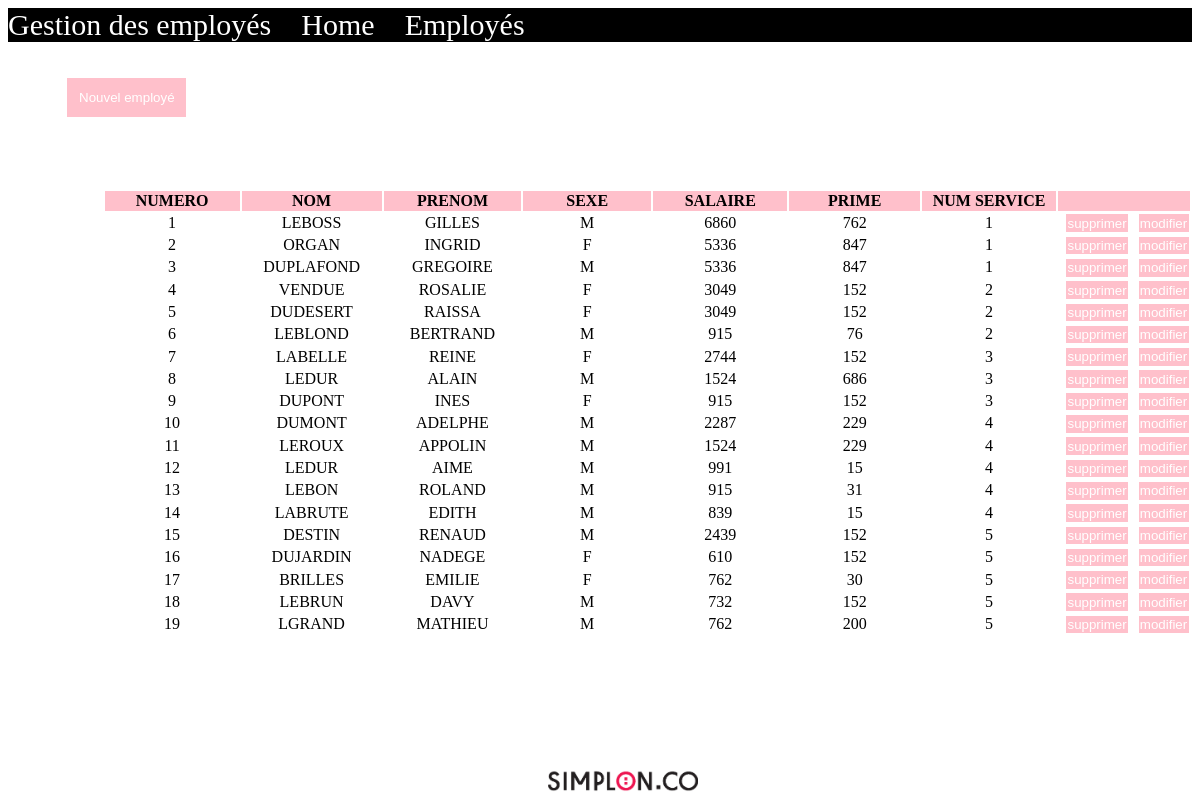
Page /employes.php on the committed database.
### tables this page shows
CREATE TABLE `employes` (
  `EMPNO` int(11) NOT NULL,
  `EMPNOM` varchar(30) NOT NULL,
  `EMPPREN` varchar(30) NOT NULL,
  `EMPSEXE` varchar(1) NOT NULL,
  `EMPSALAIRE` int(11) NOT NULL,
  `EMPPRIME` int(11) NOT NULL,
  `SRVNO` int(11) NOT NULL
);

### employes.php (the view, shortened to what this page needs)
<!DOCTYPE html>
<html lang="en">
<head>
</head>
<header>
    Gestion des employés
    &nbsp;&nbsp;&nbsp;<a href="index.php">Home</a>
    &nbsp;&nbsp;&nbsp;<a href="employes.php">Employés</a>
</header>
<body>
<br><br>
<a href="createmploye.php"><button id="valid">Nouvel employé</button></a>
<br><br><br><br><br>
        <table class="displaytable">
            <thead>
                <tr>
                    <th>NUMERO</th>
                    <th>NOM</th>
                    <th>PRENOM</th>
                    <th>SEXE</th>
                    <th>SALAIRE</th>
                    <th>PRIME</th>
                    <th>NUM SERVICE</th>
                    <th></th>
                </tr>
            </thead>
            <tbody>
                <?php
                include "connexion.php";
                $reponse = $BDD->query('SELECT EMPNO, EMPNOM, EMPPREN, EMPSEXE, EMPSALAIRE, EMPPRIME, SRVNO FROM employes');
                while ($donnees = $reponse->fetch()){
                ?>
                <tr>
                <td><?php echo $donnees['EMPNO']?></td>
                <td><?php echo $donnees['EMPNOM']?></td>
                <td><?php echo $donnees['EMPPREN']?></td>
                <td><?php echo $donnees['EMPSEXE']?></td>
                <td><?php echo $donnees['EMPSALAIRE']?></td>
                <td><?php echo $donnees['EMPPRIME']?></td>
                <td><?php echo $donnees['SRVNO']?></td>
                <td><a href='table_delete.php?EMPNO=<?= $donnees["EMPNO"] ?>'><input type='submit' id='valid' value='supprimer'></a>
                <a href='table_modif.php?EMPNO=<?= $donnees["EMPNO"] ?>'><input type='submit' id='valid'value='modifier'></a></td>
                </tr>
                <?php }   ?>
            </tbody>
        </table>
</body>
<footer>
<img id="logo" src="simplonlogo.png" alt="logo simplon">
</footer>
</html>

### connexion.php (shortened to what this page needs)
<!DOCTYPE html>
<html lang="en">
<head>
</head>
<body>
</body>
</html>

### employes.php (style rules this page uses)
header { background-color: black; color: white; font-size: 30px; }
a { color: white; text-decoration: none; }
#logo { width:150px; length:100px; }
#valid { padding:1%; margin-left:5%; color:white; background-color:pink; border:none; }
.displaytable { margin-left:8%; text-align:center; }
.displaytable th { background-color:pink; width:150px; }
footer { position: absolute; bottom:0; min-height:0%; margin-left:45%; }

### rows in the picture
employes: EMPNO "1", EMPNOM "LEBOSS", EMPPREN "GILLES", EMPSEXE "M", EMPSALAIRE "6860", EMPPRIME "762", SRVNO "1"
employes: EMPNO "2", EMPNOM "ORGAN", EMPPREN "INGRID", EMPSEXE "F", EMPSALAIRE "5336", EMPPRIME "847", SRVNO "1"
employes: EMPNO "3", EMPNOM "DUPLAFOND", EMPPREN "GREGOIRE", EMPSEXE "M", EMPSALAIRE "5336", EMPPRIME "847", SRVNO "1"
employes: EMPNO "4", EMPNOM "VENDUE", EMPPREN "ROSALIE", EMPSEXE "F", EMPSALAIRE "3049", EMPPRIME "152", SRVNO "2"
employes: EMPNO "5", EMPNOM "DUDESERT", EMPPREN "RAISSA", EMPSEXE "F", EMPSALAIRE "3049", EMPPRIME "152", SRVNO "2"
employes: EMPNO "6", EMPNOM "LEBLOND", EMPPREN "BERTRAND", EMPSEXE "M", EMPSALAIRE "915", EMPPRIME "76", SRVNO "2"
employes: EMPNO "7", EMPNOM "LABELLE", EMPPREN "REINE", EMPSEXE "F", EMPSALAIRE "2744", EMPPRIME "152", SRVNO "3"
employes: EMPNO "8", EMPNOM "LEDUR", EMPPREN "ALAIN", EMPSEXE "M", EMPSALAIRE "1524", EMPPRIME "686", SRVNO "3"
employes: EMPNO "9", EMPNOM "DUPONT", EMPPREN "INES", EMPSEXE "F", EMPSALAIRE "915", EMPPRIME "152", SRVNO "3"
employes: EMPNO "10", EMPNOM "DUMONT", EMPPREN "ADELPHE", EMPSEXE "M", EMPSALAIRE "2287", EMPPRIME "229", SRVNO "4"
employes: EMPNO "11", EMPNOM "LEROUX", EMPPREN "APPOLIN", EMPSEXE "M", EMPSALAIRE "1524", EMPPRIME "229", SRVNO "4"
employes: EMPNO "12", EMPNOM "LEDUR", EMPPREN "AIME", EMPSEXE "M", EMPSALAIRE "991", EMPPRIME "15", SRVNO "4"
employes: EMPNO "13", EMPNOM "LEBON", EMPPREN "ROLAND", EMPSEXE "M", EMPSALAIRE "915", EMPPRIME "31", SRVNO "4"
employes: EMPNO "14", EMPNOM "LABRUTE", EMPPREN "EDITH", EMPSEXE "M", EMPSALAIRE "839", EMPPRIME "15", SRVNO "4"
employes: EMPNO "15", EMPNOM "DESTIN", EMPPREN "RENAUD", EMPSEXE "M", EMPSALAIRE "2439", EMPPRIME "152", SRVNO "5"
employes: EMPNO "16", EMPNOM "DUJARDIN", EMPPREN "NADEGE", EMPSEXE "F", EMPSALAIRE "610", EMPPRIME "152", SRVNO "5"
employes: EMPNO "17", EMPNOM "BRILLES", EMPPREN "EMILIE", EMPSEXE "F", EMPSALAIRE "762", EMPPRIME "30", SRVNO "5"
employes: EMPNO "18", EMPNOM "LEBRUN", EMPPREN "DAVY", EMPSEXE "M", EMPSALAIRE "732", EMPPRIME "152", SRVNO "5"
employes: EMPNO "19", EMPNOM "LGRAND", EMPPREN "MATHIEU", EMPSEXE "M", EMPSALAIRE "762", EMPPRIME "200", SRVNO "5"
